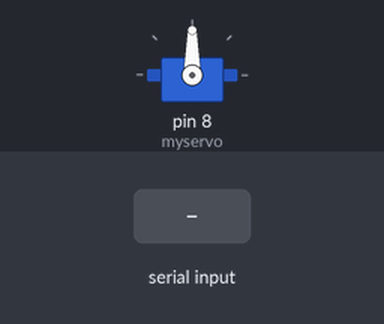
Simulated run of this sketch. Board: Arduino Uno, built with avr-gcc and run on an emulated ATmega328P. On the bench: servo. The test bench sets the inputs (shaded band).

Above: at 1.2 s.
1.3 s: byte 30 received over Serial
At 1.7 s:
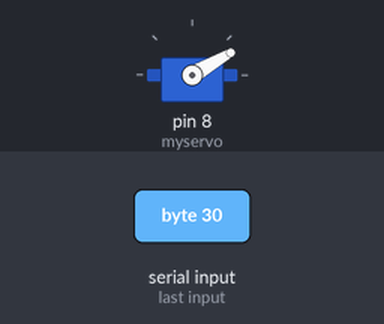
2.8 s: byte 120 received over Serial
At 4.0 s:
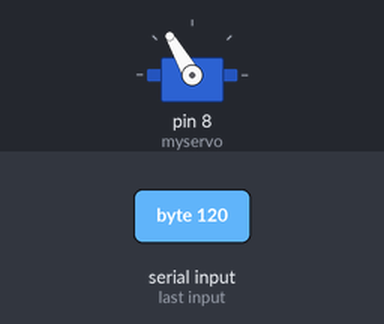
Timing chart, 0 to 5.8 s (numbered marks = the images above; inputs shaded):
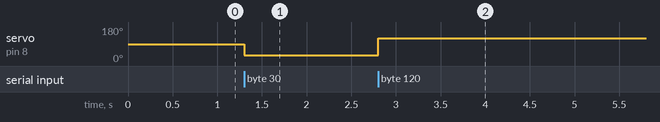

The sketch:

abd_robot_FINAL.ino
```cpp
#include <Servo.h>

//code to repeat rotation to a certain position and go back to 0, for a certain number of trials

Servo myservo;  // create servo object to control a servo, that goes from 0-180º

int angle;    // variable to store the servo position, value of initial pos
int dur_wait=500; //time to wait between positions (ms)

void setup() {
  // put your setup code here, to run once
  //Initiate Serial communication.
  Serial.begin(9600);
  myservo.attach(8);  // attaches the servo on pin 8 to the servo object
}

void loop() {
  // put your main code here, to run repeatedly:

  if (Serial.available() > 0) // if there is data to read
  {
    angle = Serial.read(); // read data from MATLAB

    myservo.write(angle);              // tell servo to go to position in variable 'angle'
    delay(dur_wait);                       // waits X miliseconds for the servo to reach the position

  }

}
```

Measured:
- after the input at 1.3 s, servo on pin 8 (myservo): 90° → 30° at once
- after the input at 2.8 s, servo on pin 8 (myservo): 30° → 120° at once
